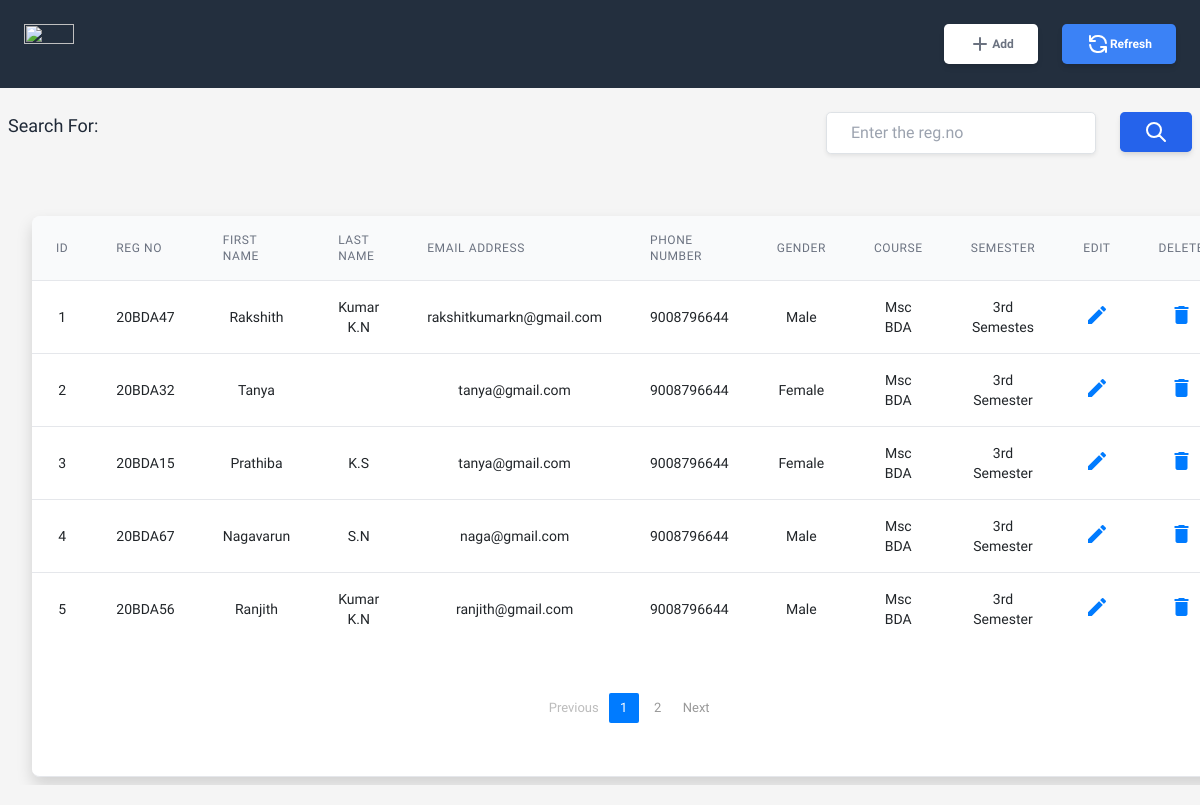
Screenshot of /table with the database file from the repository.
### regpage.py (models this page shows)
class Reg(db.Model):
    id = db.Column(db.Integer, primary_key=True)
    title = db.Column(db.String(80),index=True, nullable=False)
    lastname = db.Column(db.String(50),index=True, nullable=False)
    email = db.Column(db.String(15))
    phno = db.Column(db.Integer)
    gender = db.Column(db.String(50))
    course = db.Column(db.String(80))
    regno = db.Column(db.String(80))
    sem = db.Column(db.String(80))

### regpage.py (the view)
@app.route('/table', methods=['GET', 'POST'], defaults={"page": 1})
@app.route('/<int:page>', methods=['GET', 'POST'])
def table(page):
    page = page
    pages = 5
    books = Reg.query.order_by(Reg.id.asc()).paginate(page,pages,error_out=False)  #desc()
    if request.method == 'POST' and 'tag' in request.form:
       tag = request.form["tag"]
       search = "%{}%".format(tag)
       books = Reg.query.filter(Reg.regno.like(search)).paginate(per_page=pages, error_out=False)
       return render_template('Table.html', books=books, tag=tag)
    return render_template('Table.html', books=books)

### templates/Table.html (shortened to what this page needs)
<!DOCTYPE html>
<html lang="en">
<head>
<link rel="stylesheet" href="https://cdnjs.cloudflare.com/ajax/libs/tailwindcss/2.2.19/tailwind.min.css">
<link rel="stylesheet" href="https://stackpath.bootstrapcdn.com/bootstrap/4.5.0/css/bootstrap.min.css">
<link rel="stylesheet" href="https://maxcdn.bootstrapcdn.com/font-awesome/4.7.0/css/font-awesome.min.css">
</head>
<body>
	<div class="p-4 bg" style="background-color:#232F3E">
		<div class="flex justify-between">
			<div>
				<img src="https://mti.com/wp-content/uploads/2021/04/Amazon-Web-Services-Logo-White.png" alt="" width="50" height="30" />
			</div>
			<div class="flex justify-between gap-6">
			<a href="/register" type="button" class="py-2 px-4 flex justify-center items-center text-xs  bg-white hover:bg-blue-700 focus:ring-blue-500 focus:ring-offset-blue-200 text-gray-500 w-full transition ease-in duration-200 text-center font-semibold shadow-md focus:outline-none focus:ring-2 focus:ring-offset-2  rounded-lg ">
				<svg xmlns="http://www.w3.org/2000/svg" class="h-6 w-6" fill="none" viewBox="0 0 24 24" stroke="currentColor">
					<path stroke-linecap="round" stroke-linejoin="round" stroke-width="2" d="M12 6v6m0 0v6m0-6h6m-6 0H6" />
				  </svg>
				Add
				</a>
			<a href="/table" type="button" class="py-2 px-4 flex justify-center items-center text-xs  bg-blue-500 hover:bg-blue-700 focus:ring-blue-500 focus:ring-offset-blue-200 text-white w-full transition ease-in duration-200 text-center font-semibold shadow-md focus:outline-none focus:ring-2 focus:ring-offset-2  rounded-lg ">
				<svg xmlns="http://www.w3.org/2000/svg" class="h-6 w-6" fill="none" viewBox="0 0 24 24" stroke="currentColor">
					<path stroke-linecap="round" stroke-linejoin="round" stroke-width="2" d="M4 4v5h.582m15.356 2A8.001 8.001 0 004.582 9m0 0H9m11 11v-5h-.581m0 0a8.003 8.003 0 01-15.357-2m15.357 2H15" />
				  </svg>
				Refresh
				</a>
			</div>
		</div>
	</div>
	<div class="flex justify-between py-4 px-2">
		<div>
			<p class="text-gray-800 text-lg">Search For: {{tag}}</p>
		</div>
		<div class="flex gap-6">
		<div class=" relative ">
		<form action="/table" method="post" autocomplete="off">
		<input type="text" name="tag" id="tag" class=" rounded-lg border-transparent flex-1 appearance-none border border-gray-300 w-full py-2 px-4 bg-white text-gray-700 placeholder-gray-400 shadow-sm text-base focus:outline-none focus:ring-2 focus:ring-purple-600 focus:border-transparent" placeholder="Enter the reg.no"/>
		</div>
		<div>
			<button type="submit" value="Search" class="w-8 h-10 py-2 px-4 flex justify-center items-center  bg-blue-600  focus:ring-blue-500 focus:ring-offset-blue-200 text-white w-full transition ease-in duration-200 text-center text-base font-semibold shadow-md focus:outline-none focus:ring-2 focus:ring-offset-2 rounded-lg ">
				<svg xmlns="http://www.w3.org/2000/svg" class="h-6 w-6" fill="none" viewBox="0 0 24 24" stroke="currentColor">
					<path stroke-linecap="round" stroke-linejoin="round" stroke-width="2" d="M21 21l-6-6m2-5a7 7 0 11-14 0 7 7 0 0114 0z" />
				  </svg>
			</button>
		</div>
		</div>
	</div>
	<div class="flex flex-col p-8">
        <div class="-my-2 overflow-x-auto sm:-mx-6 lg:-mx-8">
            <div class="py-2 align-middle inline-block min-w-full sm:px-6 lg:px-8">
                <div class="shadow overflow-hidden border-b border-gray-200 sm:rounded-lg">
					<table class="min-w-full divide-y divide-gray-200">
						<thead>
                            <tr>
								<th class="px-6 py-3 bg-gray-50 text-left text-xs leading-4 font-medium text-gray-500 uppercase tracking-wider">ID</th>
                                <th class="px-6 py-3 bg-gray-50 text-left text-xs leading-4 font-medium text-gray-500 uppercase tracking-wider">Reg No</th>
                                <th class="px-6 py-3 bg-gray-50 text-left text-xs leading-4 font-medium text-gray-500 uppercase tracking-wider">First Name</th>
                                <th class="px-6 py-3 bg-gray-50 text-left text-xs leading-4 font-medium text-gray-500 uppercase tracking-wider">Last Name</th>
                                <th class="px-6 py-3 bg-gray-50 text-left text-xs leading-4 font-medium text-gray-500 uppercase tracking-wider">Email Address</th>
								<th class="px-6 py-3 bg-gray-50 text-left text-xs leading-4 font-medium text-gray-500 uppercase tracking-wider">Phone Number</th>
								<th class="px-6 py-3 bg-gray-50 text-left text-xs leading-4 font-medium text-gray-500 uppercase tracking-wider">Gender </th>
								<th class="px-6 py-3 bg-gray-50 text-left text-xs leading-4 font-medium text-gray-500 uppercase tracking-wider">Course</th>
								<th class="px-6 py-3 bg-gray-50 text-left text-xs leading-4 font-medium text-gray-500 uppercase tracking-wider">Semester</th>
								<th class="px-6 py-3 bg-gray-50 text-left text-xs leading-4 font-medium text-gray-500 uppercase tracking-wider">Edit</th>
								<th class="px-6 py-3 bg-gray-50 text-left text-xs leading-4 font-medium text-gray-500 uppercase tracking-wider">Delete</th>
							</tr>
                        </thead>
						<tbody class="bg-white divide-y divide-gray-200">
							{% for book in books.items %}
							<tr>
								<td class="px-6 py-3 text-sm whitespace-no-wrap text-center">
									{{ book.id}}
								</td>
								<td class="px-6 py-3 text-sm whitespace-no-wrap text-center">
									{{ book.regno}}
								</td>
								<td class="px-6 py-3 text-sm whitespace-no-wrap text-center">
									{{ book.title}}
								</td>
								<td class="px-6 py-3 text-sm whitespace-no-wrap text-center">
									{{ book.lastname}}
								</td>
								<td class="px-6 py-3 text-sm whitespace-no-wrap text-center">
									{{ book.email}}
								</td>
								<td class="px-6 py-3 text-sm whitespace-no-wrap text-center">
									{{ book.phno}}
								</td>
								<td class="px-6 py-3 text-sm whitespace-no-wrap text-center">
									{{ book.gender}}
								</td>
								<td class="px-6 py-3 text-sm whitespace-no-wrap text-center">
									{{ book.course}}
								</td>
								<td class="px-6 py-3 text-sm whitespace-no-wrap text-center">
									{{ book.sem}}
								</td>
								<td class="px-6 py-3 text-sm whitespace-no-wrap text-center">
									<a href="/update/{{book.id}}" data-toggle="modal" data-target="#editEmployeeModal{{book.id}}"><i class="material-icons" data-toggle="tooltip" title="Edit">&#xE254;</i></a>
								</td>
								<td class="px-6 py-3 text-sm whitespace-no-wrap text-center">
									<a href="/delete/{{ book.id }}"  data-toggle="modal" data-target="#deleteEmployeeModal{{book.id}}"><i class="material-icons" data-toggle="tooltip" title="Delete">&#xE872;</i></a>
								</td>
							</tr>
							{% endfor %}
						</tbody>
					</table>
					<div class="px-5 bg-white py-5 flex flex-col xs:flex-row items-center xs:justify-between">
						<div class="flex items-center">
							<nav aria-label="Page navigation example">
								<div class="clearfix">
									<ul class="pagination">
										{% if books.has_prev %}
										  <li class="page-item"> <a class="page-link" href="{{ url_for('table', page=books.prev_num) }}">Previous</a></li>
										{% else %}
										  <li class="page-item"><a class="page-link btn disabled" href="#">Previous</a></li>
										{% endif %}
						 {% for page in books.iter_pages(left_edge=3, right_edge=3) %}
						 {% if page %}
						  {% if page==books.page %}
						   <li class="page-item active"><a class="page-link" href="{{ url_for('table', page=page) }}">{{ page }}</a></li>
						  {% else %}
						   <li class="page-item"><a class="page-link" href="{{ url_for('table', page=page) }}">{{ page }}</a></li>
						  {% endif %}
						 {% else %}
						  <li class="page-item disabled" id="example_ellipsis"><a href="#" class="page-link">…</a></li>
						 {% endif %}
						 {% endfor %}
										{% if books.has_next %}
										  <li class="page-item"> <a class="page-link" href="{{ url_for('table', page=books.next_num) }}">Next</a></li>
										{% else %}
										  <li class="page-item"><a class="page-link btn disabled" href="#">Next</a></li>
										{% endif %}
									</ul>
									</div>
						</nav>
						</div>
					</div>
				</div>
			</div>
		</div>
	</div>
</body>
</html>

### templates/Table.html (style rules this page uses)
body { background: #f5f5f5; font-family: 'Varela Round', sans-serif; font-size: 13px; }
.bg { color: #04273a; }
.pagination { float: right; margin: 0 0 5px; }
.pagination li a { border: none; font-size: 13px; min-width: 30px; min-height: 30px; color: #999; margin: 0 2px; line-height: 30px; border-radius: 2px !important; text-align: center; padding: 0 6px; }
.pagination li.active a { background: #03A9F4; }

### rows the page displays
Reg: id "1", regno "20BDA47", title "Rakshith", lastname "Kumar K.N", email "rakshitkumarkn@gmail.com", phno "9008796644", gender "Male", course "Msc BDA", sem "3rd Semestes"
Reg: id "2", regno "20BDA32", title "Tanya", email "tanya@gmail.com", phno "9008796644", gender "Female", course "Msc BDA", sem "3rd Semester"
Reg: id "3", regno "20BDA15", title "Prathiba", lastname "K.S", email "tanya@gmail.com", phno "9008796644", gender "Female", course "Msc BDA", sem "3rd Semester"
Reg: id "4", regno "20BDA67", title "Nagavarun", lastname "S.N", email "naga@gmail.com", phno "9008796644", gender "Male", course "Msc BDA", sem "3rd Semester"
Reg: id "5", regno "20BDA56", title "Ranjith", lastname "Kumar K.N", email "ranjith@gmail.com", phno "9008796644", gender "Male", course "Msc BDA", sem "3rd Semester"

### other values shown
{{ page }} "1"
{{ page }} "2"
